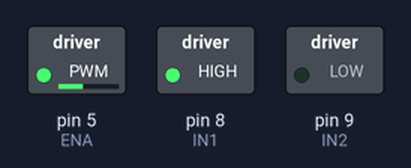
Simulated run of this sketch. Board: Arduino Uno, built with avr-gcc and run on an emulated ATmega328P. Parts: switched loads named in the sketch (green lamp = pin HIGH).

Above: at 0.05 s.
At 3.5 s:
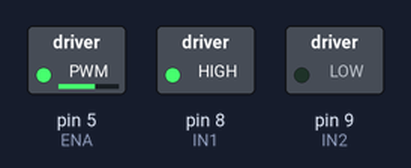
At 7.0 s:
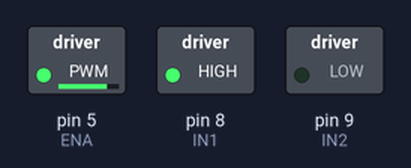
At 14.0 s:
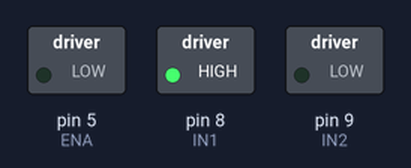
Timing chart, 0 to 16.1 s (numbered marks = the images above):
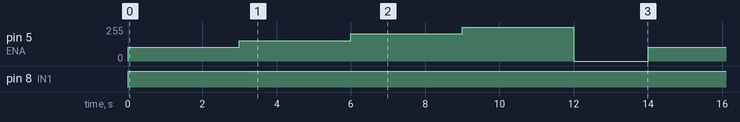

The sketch:

DC_Motor_Speed_Test.ino
```cpp
int ENA = 5;
int IN1 = 8;
int IN2 = 9;

void setup() {
  pinMode(ENA, OUTPUT);
  pinMode(IN1, OUTPUT);
  pinMode(IN2, OUTPUT);
}

void loop() {
  // Forward direction
  digitalWrite(IN1, HIGH);
  digitalWrite(IN2, LOW);

  // 40% speed
  analogWrite(ENA, 102);
  delay(3000);

  // 60% speed
  analogWrite(ENA, 153);
  delay(3000);

  // 80% speed
  analogWrite(ENA, 204);
  delay(3000);

  // 100% speed
  analogWrite(ENA, 255);
  delay(3000);

  // Stop
  analogWrite(ENA, 0);
  delay(2000);
}
```

Measured:
- by itself, pin 5 (ENA): repeats every 14.0 s: 153/255 3.0 s, 204/255 3.0 s, 255/255 3.0 s, 0/255 2.0 s, 102/255 3.0 s
- by itself, pin 8 (IN1): LOW → HIGH at 0.00 s
